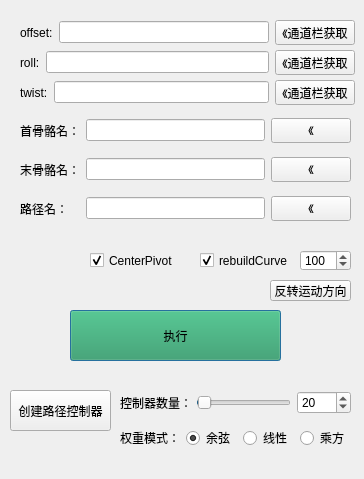
<?xml version="1.0" encoding="UTF-8"?>
<ui version="4.0">
 <class>Dialog</class>
 <widget class="QDialog" name="Dialog">
  <property name="geometry">
   <rect>
    <x>0</x>
    <y>0</y>
    <width>364</width>
    <height>479</height>
   </rect>
  </property>
  <property name="minimumSize">
   <size>
    <width>364</width>
    <height>411</height>
   </size>
  </property>
  <property name="windowTitle">
   <string>梦魇路径动画工具 v1.0 by wangdonghao</string>
  </property>
  <widget class="QPushButton" name="doit_pb">
   <property name="geometry">
    <rect>
     <x>70</x>
     <y>310</y>
     <width>211</width>
     <height>51</height>
    </rect>
   </property>
   <property name="styleSheet">
    <string notr="true">background-color: rgb(40, 154, 88);</string>
   </property>
   <property name="text">
    <string>执行</string>
   </property>
  </widget>
  <widget class="QPushButton" name="reverse_crv_pb">
   <property name="geometry">
    <rect>
     <x>270</x>
     <y>280</y>
     <width>81</width>
     <height>21</height>
    </rect>
   </property>
   <property name="text">
    <string>反转运动方向</string>
   </property>
  </widget>
  <widget class="QWidget" name="layoutWidget">
   <property name="geometry">
    <rect>
     <x>20</x>
     <y>20</y>
     <width>335</width>
     <height>25</height>
    </rect>
   </property>
   <layout class="QHBoxLayout" name="horizontalLayout_2">
    <item>
     <widget class="QLabel" name="label">
      <property name="text">
       <string>offset:</string>
      </property>
     </widget>
    </item>
    <item>
     <widget class="QLineEdit" name="input_ctrl_attr_le">
      <property name="enabled">
       <bool>true</bool>
      </property>
     </widget>
    </item>
    <item>
     <widget class="QPushButton" name="input_ctrl_attr_pb">
      <property name="text">
       <string>《通道栏获取</string>
      </property>
     </widget>
    </item>
   </layout>
  </widget>
  <widget class="QWidget" name="layoutWidget">
   <property name="geometry">
    <rect>
     <x>20</x>
     <y>110</y>
     <width>331</width>
     <height>120</height>
    </rect>
   </property>
   <layout class="QVBoxLayout" name="verticalLayout">
    <item>
     <layout class="QHBoxLayout" name="horizontalLayout_3">
      <item>
       <widget class="QLabel" name="label_3">
        <property name="text">
         <string>首骨骼名：</string>
        </property>
       </widget>
      </item>
      <item>
       <widget class="QLineEdit" name="input_last_jnt_name_le">
        <property name="enabled">
         <bool>true</bool>
        </property>
       </widget>
      </item>
      <item>
       <widget class="QPushButton" name="input_last_jnt_name_pb">
        <property name="text">
         <string>《</string>
        </property>
       </widget>
      </item>
     </layout>
    </item>
    <item>
     <layout class="QHBoxLayout" name="horizontalLayout">
      <item>
       <widget class="QLabel" name="label_2">
        <property name="minimumSize">
         <size>
          <width>60</width>
          <height>0</height>
         </size>
        </property>
        <property name="maximumSize">
         <size>
          <width>50</width>
          <height>16777215</height>
         </size>
        </property>
        <property name="text">
         <string>末骨骼名：</string>
        </property>
       </widget>
      </item>
      <item>
       <widget class="QLineEdit" name="input_first_jnt_name_le">
        <property name="enabled">
         <bool>true</bool>
        </property>
       </widget>
      </item>
      <item>
       <widget class="QPushButton" name="input_first_jnt_name_pb">
        <property name="text">
         <string>《</string>
        </property>
       </widget>
      </item>
     </layout>
    </item>
    <item>
     <layout class="QHBoxLayout" name="horizontalLayout_4">
      <item>
       <widget class="QLabel" name="label_4">
        <property name="minimumSize">
         <size>
          <width>60</width>
          <height>0</height>
         </size>
        </property>
        <property name="text">
         <string>路径名：</string>
        </property>
       </widget>
      </item>
      <item>
       <widget class="QLineEdit" name="input_crv_name_le">
        <property name="enabled">
         <bool>true</bool>
        </property>
       </widget>
      </item>
      <item>
       <widget class="QPushButton" name="input_crv_name_pb">
        <property name="text">
         <string>《</string>
        </property>
       </widget>
      </item>
     </layout>
    </item>
   </layout>
  </widget>
  <widget class="QCheckBox" name="if_rebuild_cb">
   <property name="geometry">
    <rect>
     <x>200</x>
     <y>250</y>
     <width>91</width>
     <height>21</height>
    </rect>
   </property>
   <property name="text">
    <string>rebuildCurve</string>
   </property>
   <property name="checked">
    <bool>true</bool>
   </property>
  </widget>
  <widget class="QSpinBox" name="crv_points_num_sb">
   <property name="geometry">
    <rect>
     <x>300</x>
     <y>250</y>
     <width>51</width>
     <height>21</height>
    </rect>
   </property>
   <property name="maximum">
    <number>1000</number>
   </property>
   <property name="value">
    <number>100</number>
   </property>
  </widget>
  <widget class="QPushButton" name="create_crv_ctrl_pb">
   <property name="geometry">
    <rect>
     <x>10</x>
     <y>390</y>
     <width>101</width>
     <height>41</height>
    </rect>
   </property>
   <property name="text">
    <string>创建路径控制器</string>
   </property>
  </widget>
  <widget class="QWidget" name="layoutWidget">
   <property name="geometry">
    <rect>
     <x>120</x>
     <y>385</y>
     <width>231</width>
     <height>71</height>
    </rect>
   </property>
   <layout class="QVBoxLayout" name="verticalLayout_2">
    <item>
     <layout class="QHBoxLayout" name="horizontalLayout_5">
      <item>
       <widget class="QLabel" name="label_5">
        <property name="maximumSize">
         <size>
          <width>70</width>
          <height>16777215</height>
         </size>
        </property>
        <property name="text">
         <string>控制器数量：</string>
        </property>
       </widget>
      </item>
      <item>
       <widget class="QSlider" name="ctrLweight_sl">
        <property name="minimum">
         <number>2</number>
        </property>
        <property name="maximum">
         <number>1000</number>
        </property>
        <property name="pageStep">
         <number>1</number>
        </property>
        <property name="value">
         <number>10</number>
        </property>
        <property name="orientation">
         <enum>Qt::Horizontal</enum>
        </property>
       </widget>
      </item>
      <item>
       <widget class="QSpinBox" name="controls_num_sb">
        <property name="minimum">
         <number>2</number>
        </property>
        <property name="maximum">
         <number>1000</number>
        </property>
        <property name="value">
         <number>20</number>
        </property>
       </widget>
      </item>
     </layout>
    </item>
    <item>
     <layout class="QHBoxLayout" name="horizontalLayout_6">
      <item>
       <widget class="QLabel" name="label_6">
        <property name="maximumSize">
         <size>
          <width>70</width>
          <height>16777215</height>
         </size>
        </property>
        <property name="text">
         <string>权重模式：</string>
        </property>
       </widget>
      </item>
      <item>
       <widget class="QRadioButton" name="cos_rb">
        <property name="text">
         <string>余弦</string>
        </property>
        <property name="checked">
         <bool>true</bool>
        </property>
       </widget>
      </item>
      <item>
       <widget class="QRadioButton" name="x_rb">
        <property name="text">
         <string>线性</string>
        </property>
       </widget>
      </item>
      <item>
       <widget class="QRadioButton" name="xx_rb">
        <property name="text">
         <string>乘方</string>
        </property>
       </widget>
      </item>
     </layout>
    </item>
   </layout>
  </widget>
  <widget class="QCheckBox" name="cp_cb">
   <property name="geometry">
    <rect>
     <x>90</x>
     <y>250</y>
     <width>91</width>
     <height>21</height>
    </rect>
   </property>
   <property name="text">
    <string>CenterPivot</string>
   </property>
   <property name="checked">
    <bool>true</bool>
   </property>
  </widget>
  <widget class="QWidget" name="layoutWidget_2">
   <property name="geometry">
    <rect>
     <x>20</x>
     <y>50</y>
     <width>335</width>
     <height>25</height>
    </rect>
   </property>
   <layout class="QHBoxLayout" name="horizontalLayout_7">
    <item>
     <widget class="QLabel" name="label_7">
      <property name="text">
       <string>roll:</string>
      </property>
     </widget>
    </item>
    <item>
     <widget class="QLineEdit" name="input_ctrl_roll_le">
      <property name="enabled">
       <bool>true</bool>
      </property>
     </widget>
    </item>
    <item>
     <widget class="QPushButton" name="input_ctrl_roll_pb">
      <property name="text">
       <string>《通道栏获取</string>
      </property>
     </widget>
    </item>
   </layout>
  </widget>
  <widget class="QWidget" name="layoutWidget_3">
   <property name="geometry">
    <rect>
     <x>20</x>
     <y>80</y>
     <width>335</width>
     <height>25</height>
    </rect>
   </property>
   <layout class="QHBoxLayout" name="horizontalLayout_8">
    <item>
     <widget class="QLabel" name="label_8">
      <property name="text">
       <string>twist:</string>
      </property>
     </widget>
    </item>
    <item>
     <widget class="QLineEdit" name="input_ctrl_twist_le">
      <property name="enabled">
       <bool>true</bool>
      </property>
     </widget>
    </item>
    <item>
     <widget class="QPushButton" name="input_ctrl_twist_pb">
      <property name="text">
       <string>《通道栏获取</string>
      </property>
     </widget>
    </item>
   </layout>
  </widget>
 </widget>
 <resources/>
 <connections>
  <connection>
   <sender>ctrLweight_sl</sender>
   <signal>sliderMoved(int)</signal>
   <receiver>controls_num_sb</receiver>
   <slot>setValue(int)</slot>
   <hints>
    <hint type="sourcelabel">
     <x>277</x>
     <y>343</y>
    </hint>
    <hint type="destinationlabel">
     <x>326</x>
     <y>347</y>
    </hint>
   </hints>
  </connection>
  <connection>
   <sender>controls_num_sb</sender>
   <signal>valueChanged(int)</signal>
   <receiver>ctrLweight_sl</receiver>
   <slot>setValue(int)</slot>
   <hints>
    <hint type="sourcelabel">
     <x>332</x>
     <y>353</y>
    </hint>
    <hint type="destinationlabel">
     <x>256</x>
     <y>354</y>
    </hint>
   </hints>
  </connection>
  <connection>
   <sender>ctrLweight_sl</sender>
   <signal>valueChanged(int)</signal>
   <receiver>controls_num_sb</receiver>
   <slot>setValue(int)</slot>
   <hints>
    <hint type="sourcelabel">
     <x>209</x>
     <y>349</y>
    </hint>
    <hint type="destinationlabel">
     <x>341</x>
     <y>350</y>
    </hint>
   </hints>
  </connection>
 </connections>
</ui>
